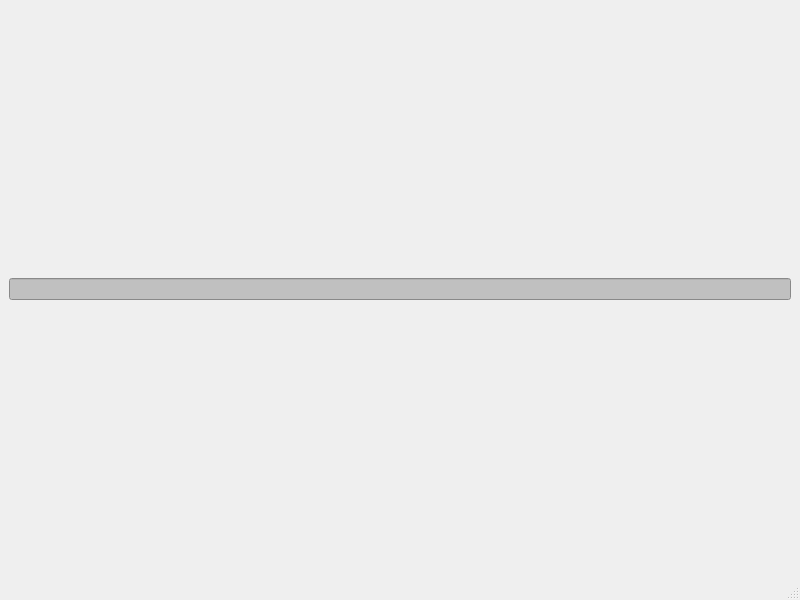
<?xml version="1.0" encoding="UTF-8"?>
<ui version="4.0">
 <class>MockCalculator</class>
 <widget class="QMainWindow" name="MockCalculator">
  <property name="geometry">
   <rect>
    <x>0</x>
    <y>0</y>
    <width>800</width>
    <height>600</height>
   </rect>
  </property>
  <property name="windowTitle">
   <string>MockCalculator</string>
  </property>
  <widget class="QWidget" name="centralwidget">
   <layout class="QHBoxLayout" name="horizontalLayout">
    <item>
     <widget class="QLineEdit" name="lineEdit">
      <property name="sizePolicy">
       <sizepolicy hsizetype="Preferred" vsizetype="Fixed">
        <horstretch>0</horstretch>
        <verstretch>0</verstretch>
       </sizepolicy>
      </property>
      <property name="styleSheet">
       <string notr="true">QLineEdit{
	background-color: #C0C0C0;
}</string>
      </property>
     </widget>
    </item>
   </layout>
  </widget>
  <widget class="QMenuBar" name="menubar">
   <property name="geometry">
    <rect>
     <x>0</x>
     <y>0</y>
     <width>800</width>
     <height>21</height>
    </rect>
   </property>
  </widget>
  <widget class="QStatusBar" name="statusbar"/>
 </widget>
 <resources/>
 <connections/>
</ui>
